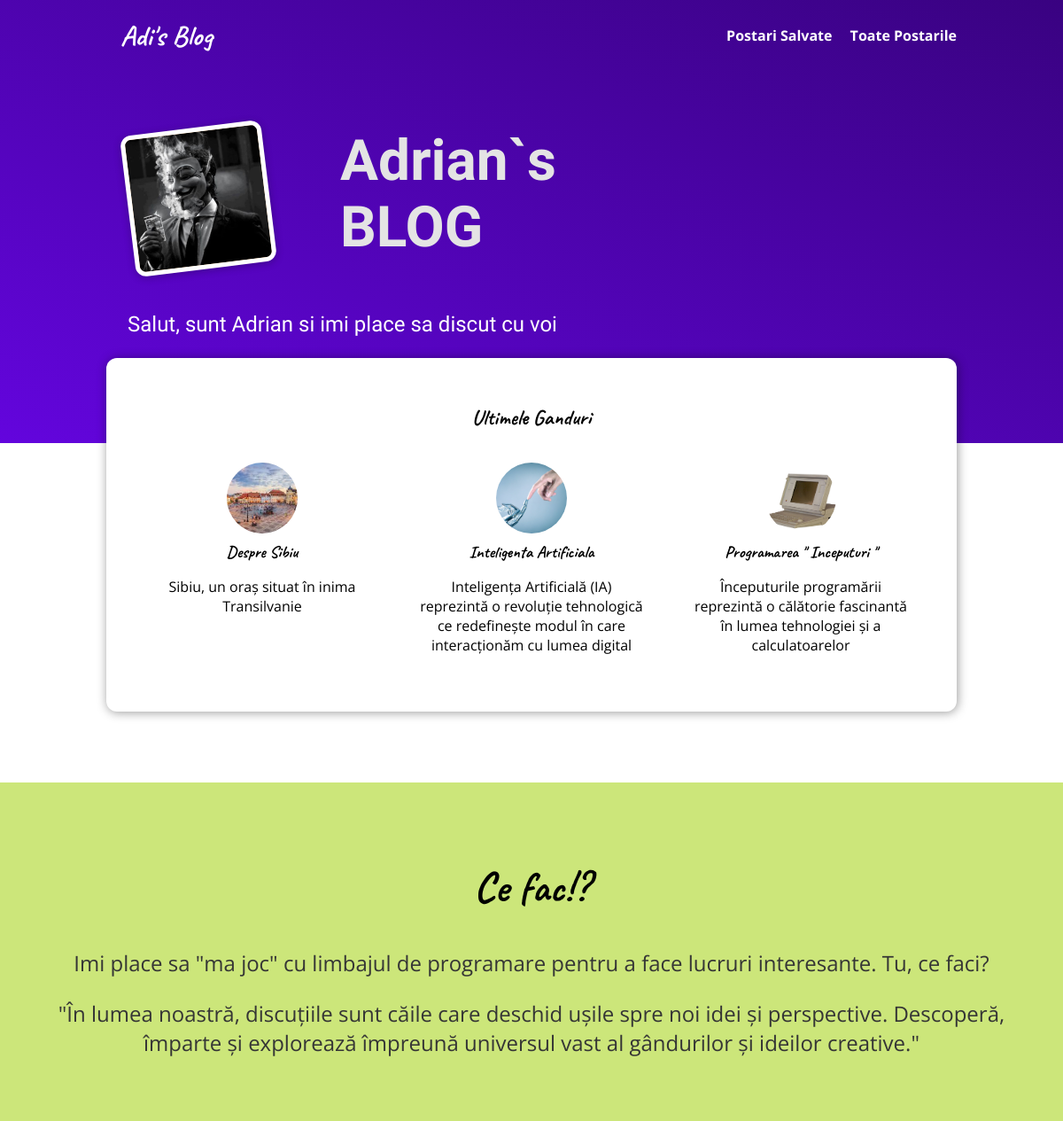
The app's page /, older data.
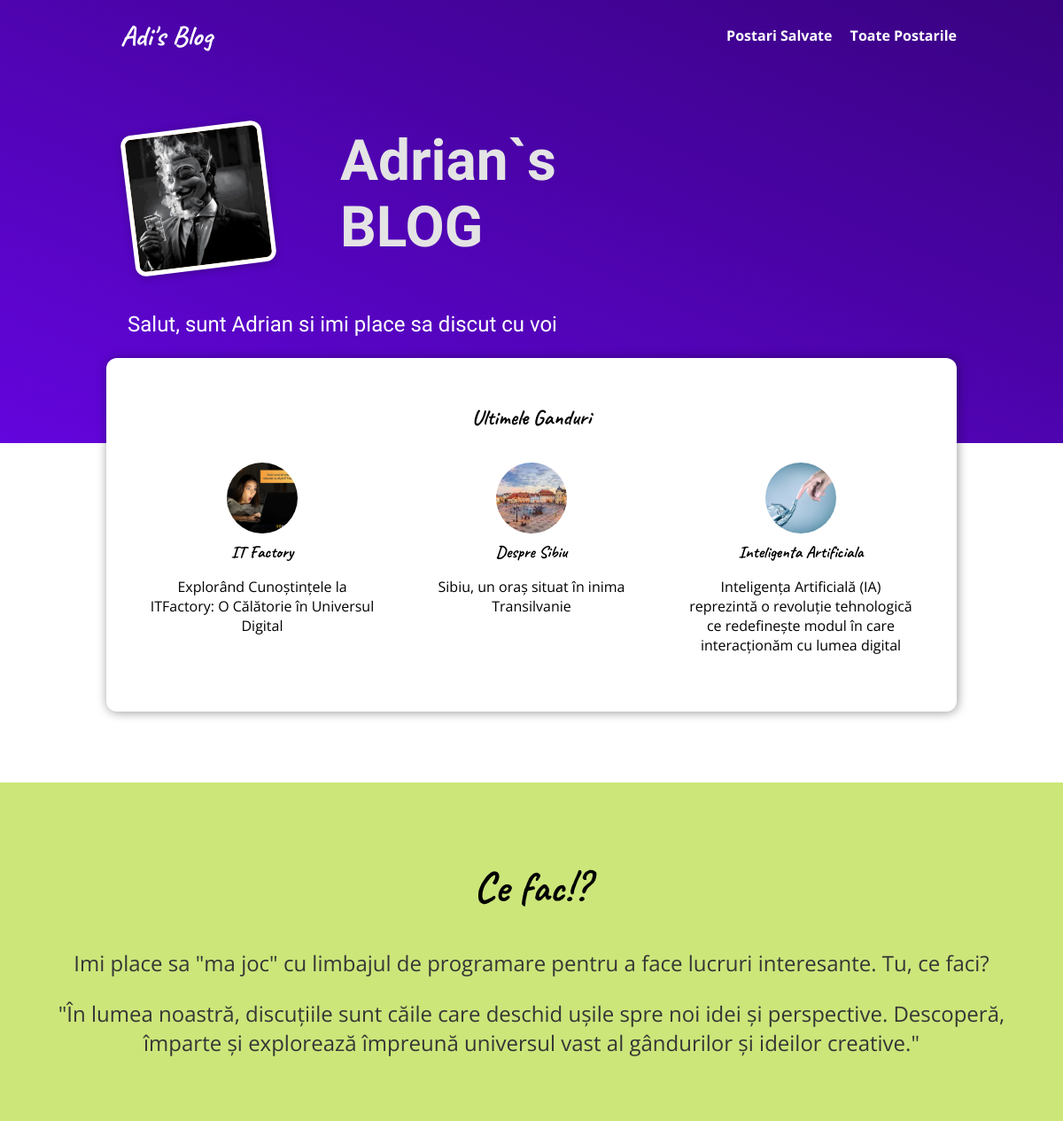
The same page, newer data.
### blog/models.py (models this page shows, shortened)
class Post(models.Model):
    title = models.CharField(max_length=150)
    excerpt = models.CharField(max_length=200)
    image = models.ImageField(upload_to="posts", null=True)
    date = models.DateField(auto_now=True)
    slug = models.SlugField(unique=True, db_index=True)
    content = models.TextField(validators=[MinLengthValidator(10)])
    author = models.ForeignKey(
        Author, on_delete=models.SET_NULL, null=True, related_name="posts")
    tags = models.ManyToManyField(Tag)

### blog/views.py (the view)
# urls.py: path("", views.StartingPageView.as_view(), name="starting-page"),
class StartingPageView(ListView):
    template_name = "blog/index.html"
    model = Post
    ordering = ["-date"]
    context_object_name = "posts"
    def get_queryset(self):
        queryset = super().get_queryset()
        data = queryset[:3]
        return data

### blog/templates/blog/index.html (shortened to what this page needs)
{% extends "base.html" %}
{% load static %}
{% block css_files %}
  <link rel="stylesheet" href="{% static "blog/post.css" %}" />
  <link rel="stylesheet" href="{% static "blog/index.css" %}" />
{% endblock %}
{% block content %}
<section id="welcome">
  <header>
    <img src="{% static "blog/images/adi2.jpeg" %}" alt="owner-picture" />
    <h2>Adrian`s BLOG</h2>
  </header>
  <p>Salut, sunt Adrian si imi place sa discut cu voi </p>
</section>
<section id="latest-posts">
  <h2>Ultimele Ganduri</h2>
  <ul>
    {% for post in posts %}
      {% include "blog/includes/post.html" %}
    {% endfor %}
  </ul>
</section>
<section id="about">
  <h2>Ce fac!?</h2>
  <p>
    Imi place sa "ma joc" cu limbajul de programare  pentru a face lucruri interesante. Tu, ce faci?
  </p>
  <p>
    "În lumea noastră, discuțiile sunt căile care deschid ușile spre noi idei și perspective.
    Descoperă, împarte și explorează împreună universul vast al gândurilor și ideilor creative."
  </p>
</section>
{% endblock %}

### blog/templates/blog/includes/post.html
<li>
  <article class="post">
    <a href="{% url "post-detail-page" post.slug %}">
      <img src="{{ post.image.url }}" alt="{{ post.title }}"
      />
      <div class="post__content">
        <h3>{{ post.title }}</h3>
        <p>
          {{ post.excerpt }}
        </p>
      </div>
    </a>
  </article>
</li>

Row changes from the older to the newer data that the page shows:
no longer on this page (row unchanged): Post: image (picture), title "Programarea \" Inceputuri \"", excerpt "Începuturile programării reprezintă o călătorie fascinantă în lumea tehnologiei și a calculatoarelor"
added Post: image (picture), title "IT Factory", excerpt "Explorând Cunoștințele la ITFactory: O Călătorie în Universul Digital"
